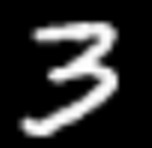
#> input picture tutorial/test.png, 152 x 148 px
$ python -i reader.py   (imports and definitions only)   (Python 2 division)
#> lines starting #> are read from the running program, lines starting #| are printed output that depends on the picture
import os
import math
import random
import cPickle
import functools
import numpy as np
import paddle.v2 as paddle
from PIL import Image, ImageEnhance

# [1 line not run here, left out]

DATA_DIM = 224

THREAD = 8
BUF_SIZE = 1024000

TRAIN_LIST = 'data/train_image1000_shuf.txt'
TEST_LIST = 'data/val_image1000.txt'
train_data = {"image":[], "label":[]}
test_data = {"image":[], "label":[]}
# [18 lines not run here, left out]


img_mean = np.array([0.485, 0.456, 0.406]).reshape((3, 1, 1))
img_std = np.array([0.229, 0.224, 0.225]).reshape((3, 1, 1))


# [98 lines left out: functions resize_short, Scale, CenterCrop, crop_image, RandomResizedCrop, random_crop and 1 more, not called in this run]


def distort_color(img):
    def random_brightness(img, lower=0.8, upper=1.2):
        e = random.uniform(lower, upper)
        return ImageEnhance.Brightness(img).enhance(e)

    def random_contrast(img, lower=0.8, upper=1.2):
        e = random.uniform(lower, upper)
        return ImageEnhance.Contrast(img).enhance(e)

    def random_color(img, lower=0.8, upper=1.2):
        e = random.uniform(lower, upper)
        return ImageEnhance.Color(img).enhance(e)

    ops = [random_brightness, random_contrast, random_color]
    random.shuffle(ops)

    img = ops[0](img)
    img = ops[1](img)
    img = ops[2](img)

    return img

# [79 lines left out: functions process_image_imagepath2, process_image_imagepath, _reader_creator_imagepath, _reader_creator, not called in this run]


def train():
    return _reader_creator_imagepath(
              train_data, 'train', shuffle=True, color_jitter=False, rotate=False)


def test():
    return _reader_creator_imagepath(test_data, 'test', shuffle=False)

>>> from PIL import Image
>>> picture = Image.open('../../tutorial/test.png')
#> picture is the input picture: PIL image 152x148 RGB; min 0, max 255, mean 45.4
>>> result = distort_color(picture)
#> in random_brightness, `return ImageEnhance.Brightness(img).enhance(e)`:
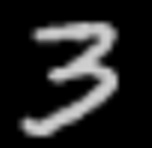
#> returned value: PIL image 152x148 RGB; min 0, max 208, mean 36.9
